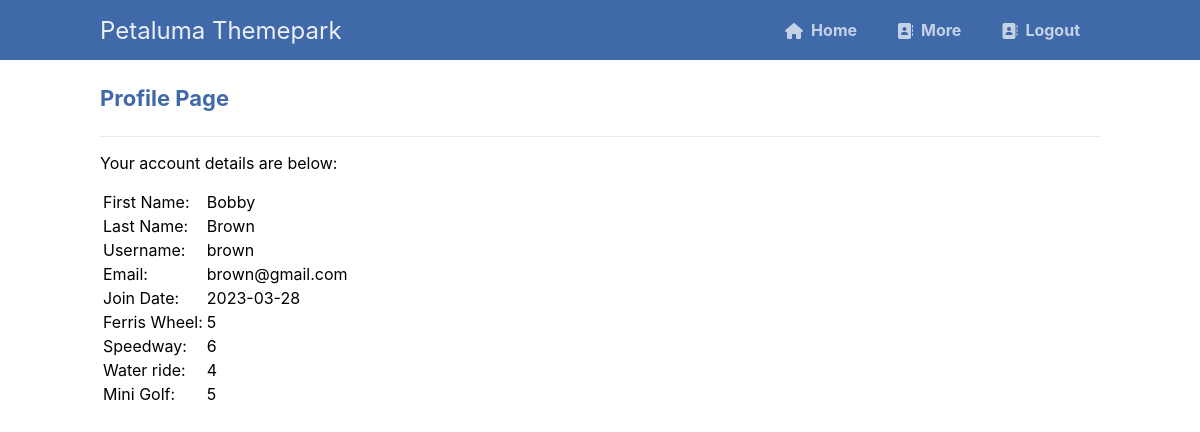
/Profile_Member.php (signed in), run on an earlier commit of the app's database.
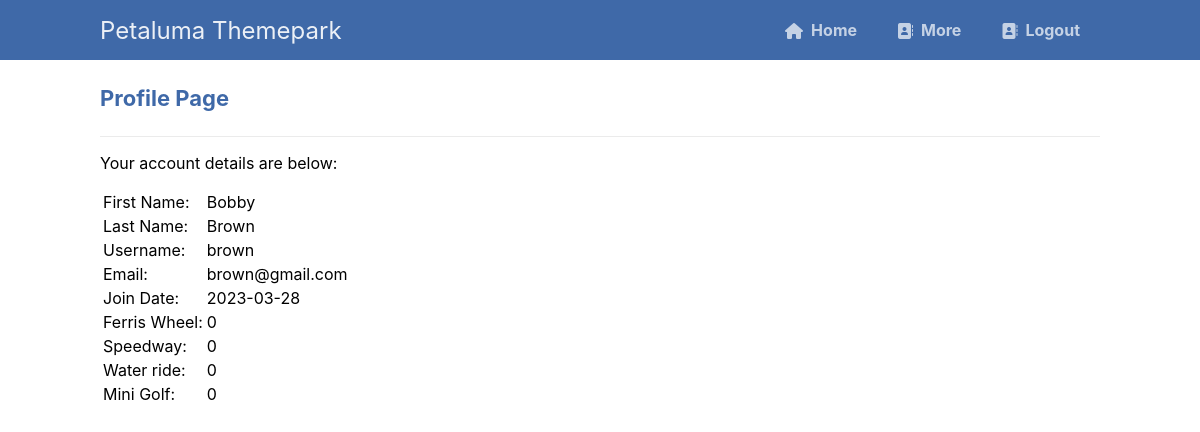
And on a later commit of the database.
### tables this page shows
CREATE TABLE `member` (
  `member_ID` mediumint NOT NULL AUTO_INCREMENT,
  `first_name` varchar(45) NOT NULL,
  `last_name` varchar(45) NOT NULL,
  `gender` varchar(45) NOT NULL,
  `address` varchar(45) NOT NULL,
  `birthdate` date NOT NULL,
  `phone_number` varchar(45) NOT NULL,
  `email_address` varchar(45) NOT NULL,
  `join_date` date NOT NULL,
  `password` varchar(255) DEFAULT NULL,
  `username` varchar(255) DEFAULT NULL,
  `QtyWheel` int unsigned DEFAULT '0',
  `QtySpeed` int unsigned DEFAULT '0',
  `QtyAqua` int unsigned DEFAULT '0',
  `QtyPutt` int unsigned DEFAULT '0',
  PRIMARY KEY (`member_ID`)
);

### Profile_Member.php (the view, shortened to what this page needs)
<?php
$dbServername = "localhost";
$dbUsername = "root";
$dbPassword = "Decon_0213";
$dbName = "mydb";
$connProfile = mysqli_connect($dbServername, $dbUsername, $dbPassword, $dbName);
$stmt = $connProfile->prepare('SELECT first_name, last_name, username, email_address, join_date, QtyWheel, QtySpeed, QtyAqua, QtyPutt FROM member WHERE member_ID = ?');
$stmt->bind_param('i', $_SESSION['id']);
$stmt->execute();
$stmt->bind_result($first_name, $last_name, $username, $email_address, $join_date, $QtyWheel, $QtySpeed, $QtyAqua, $QtyPutt);
?>
<!DOCTYPE html>
<html>
	<head>
		<link href="Profile_Member.css" rel="stylesheet" type="text/css">
		<link rel="stylesheet" href="https://cdnjs.cloudflare.com/ajax/libs/font-awesome/6.2.0/css/all.min.css">
	</head>
	<body class="loggedin">
	<nav class="navtop">
        <div>
            <h1>Petaluma Themepark</h1>
            <a href="Home_Page.php"><i class="fas fa-home"></i>Home</a>
            <a href="Admin_Portal.html"><i class="fas fa-address-book"></i>More</a>
            <a href="Logout_Admin.php"><i class="fas fa-address-book"></i>Logout</a>
        </div>
    </nav>
		<div class="content">
			<h2>Profile Page</h2>
			<div>
				<p>Your account details are below:</p>
				<table>
                    <tr>
						<td>First Name:</td>
						<td><?=$first_name?></td>
					</tr>
                    <tr>
						<td>Last Name:</td>
						<td><?=$last_name?></td>
					</tr>
					<tr>
						<td>Username:</td>
						<td><?=$_SESSION['name']?></td>
					</tr>
					<tr>
						<td>Email:</td>
						<td><?=$email_address?></td>
					</tr>
          <tr>
						<td>Join Date:</td>
						<td><?=$join_date?></td>
					</tr>
					<tr>
						<td>Ferris Wheel:</td>
						<td><?=$QtyWheel?></td>
					</tr>
					<tr>
						<td>Speedway:</td>
						<td><?=$QtySpeed?></td>
					</tr>
					<tr>
						<td>Water ride:</td>
						<td><?=$QtyAqua?></td>
					</tr>
					<tr>
						<td>Mini Golf:</td>
						<td><?=$QtyPutt?></td>
					</tr>
				</table>
			</div>
		</div>
	</body>
</html>

What changed in the data, as far as the page shows it:
changed member "Bobby": QtyWheel "5" → "0"; QtySpeed "6" → "0"; QtyAqua "4" → "0"; QtyPutt "5" → "0"
